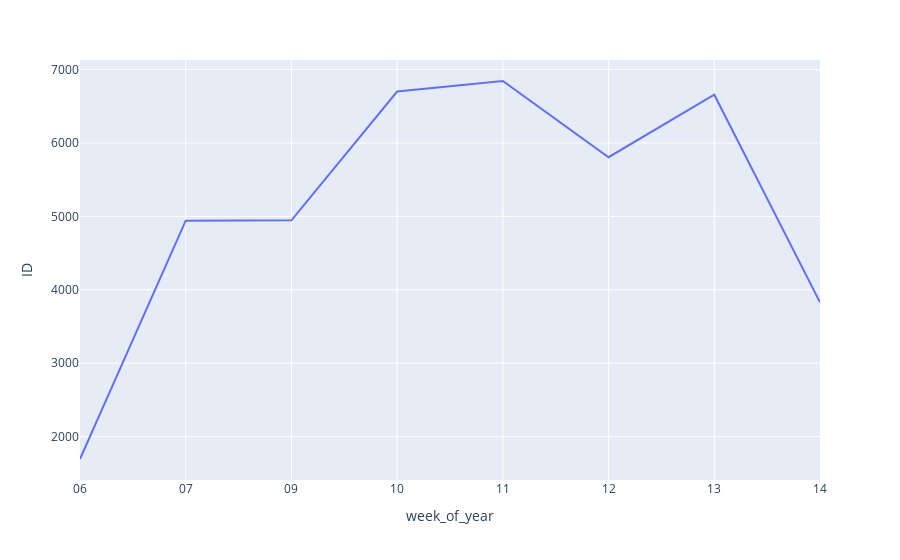

The cell this chart's notebook holds for it:
### Markdown cell above
## Quantidade de pedidos por semana.

### Code cell
df1['week_of_year'] = df1['Order_Date'].dt.strftime('%U')
colums_02 = ['ID','week_of_year']
df_qtd_pedidos_semana = df1.loc[:, colums_02].groupby(['week_of_year']).count().reset_index()
px.line(df_qtd_pedidos_semana, x='week_of_year', y='ID')

### Figure 1 — Plotly figure (JSON) as saved in the notebook; plotly's stock layout.template omitted (floating-point values rounded to 4 significant figures)
{"data": [{"hovertemplate": "week_of_year=%{x}<br>ID=%{y}<extra></extra>", "legendgroup": "", "line": {"color": "#636efa", "dash": "solid"}, "marker": {"symbol": "circle"}, "mode": "lines", "name": "", "orientation": "v", "showlegend": false, "type": "scatter", "x": ["06", "07", "09", "10", "11", "12", "13", "14"], "xaxis": "x", "y": [1695, 4941, 4947, 6700, 6844, 5806, 6657, 3829], "yaxis": "y"}], "layout": {"legend": {"tracegroupgap": 0}, "margin": {"t": 60}, "xaxis": {"anchor": "y", "domain": [0, 1], "title": {"text": "week_of_year"}}, "yaxis": {"anchor": "x", "domain": [0, 1], "title": {"text": "ID"}}}}
